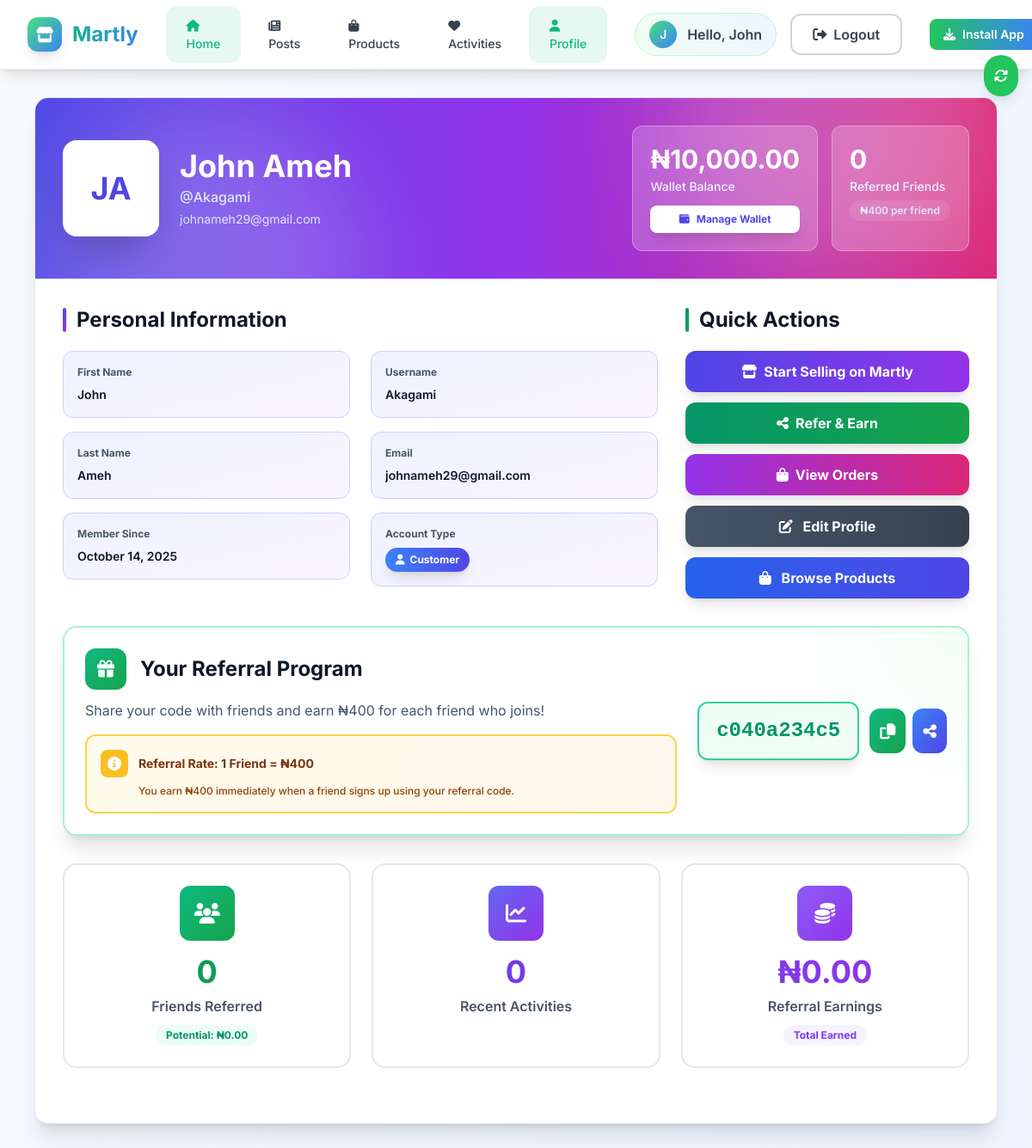
The app's page /profile/index.php (signed in) with its own data.
### tables this page shows
CREATE TABLE `users` (
  `id` int(11) NOT NULL,
  `username` varchar(50) NOT NULL,
  `email` varchar(100) NOT NULL,
  `password` varchar(255) NOT NULL,
  `first_name` varchar(50) DEFAULT NULL,
  `last_name` varchar(50) DEFAULT NULL,
  `profile_picture` varchar(255) DEFAULT NULL,
  `user_type` enum('customer','vendor','admin') DEFAULT 'customer',
  `referral_code` varchar(20) DEFAULT NULL,
  `referred_by` int(11) DEFAULT NULL,
  `created_at` timestamp NOT NULL DEFAULT current_timestamp(),
  `updated_at` timestamp NOT NULL DEFAULT current_timestamp() ON UPDATE current_timestamp(),
  `referred_count` int(11) DEFAULT 0
);

### profile/index.php (the view, shortened to what the rows shown need)
<?php
require_once '../includes/config.php';
?>
<?php require_once '../includes/header.php'; ?>
<div class="min-h-screen bg-gradient-to-br from-slate-50 via-blue-50 to-indigo-50">
    <div class="max-w-6xl mx-auto px-3 sm:px-4 py-4 sm:py-8">
        <div class="bg-white rounded-2xl shadow-xl overflow-hidden border border-slate-200">
            <div class="relative bg-gradient-to-r from-indigo-600 via-purple-600 to-pink-600 p-6 sm:p-8 text-white overflow-hidden">
                <div class="relative flex flex-col md:flex-row items-center justify-between gap-6">
                    <div class="flex flex-col sm:flex-row items-center gap-4 sm:gap-6 text-center sm:text-left w-full md:w-auto">
                        <div class="w-24 h-24 sm:w-28 sm:h-28 bg-white rounded-2xl flex items-center justify-center text-indigo-600 text-3xl sm:text-4xl font-bold shadow-2xl border-4 border-white/30 backdrop-blur-sm">
                            <?php echo strtoupper(substr($currentUser['first_name'] ?? '', 0, 1) . substr($currentUser['last_name'] ?? '', 0, 1)); ?>
                        </div>
                        <div>
                            <h1 class="text-2xl sm:text-3xl md:text-4xl font-bold mb-1"><?php echo htmlspecialchars(($currentUser['first_name'] ?? '') . ' ' . ($currentUser['last_name'] ?? '')); ?></h1>
                            <p class="text-indigo-100 text-sm sm:text-base font-medium mb-1">@<?php echo htmlspecialchars($currentUser['username']); ?></p>
                            <p class="text-indigo-100 text-xs sm:text-sm"><?php echo htmlspecialchars($currentUser['email']); ?></p>
                        </div>
                    </div>
                </div>
            </div>
            <div class="p-4 sm:p-8">
                <div class="grid grid-cols-1 lg:grid-cols-3 gap-6 sm:gap-8 mb-8">
                    <div class="lg:col-span-2">
                        <h2 class="text-xl sm:text-2xl font-bold mb-5 flex items-center text-slate-900">
                            <span class="w-1 h-7 bg-gradient-to-b from-indigo-600 to-purple-600 rounded-full mr-3"></span>
                            Personal Information
                        </h2>
                        <div class="grid grid-cols-1 md:grid-cols-2 gap-4 sm:gap-6">
                            <div class="space-y-4">
                                <div class="bg-gradient-to-br from-indigo-50 to-purple-50 rounded-xl p-4 border border-indigo-200">
                                    <label class="block text-xs font-bold text-slate-600 mb-2">First Name</label>
                                    <p class="text-sm font-semibold text-slate-900"><?php echo htmlspecialchars($currentUser['first_name'] ?? 'Not set'); ?></p>
                                </div>
                                <div class="bg-gradient-to-br from-indigo-50 to-purple-50 rounded-xl p-4 border border-indigo-200">
                                    <label class="block text-xs font-bold text-slate-600 mb-2">Last Name</label>
                                    <p class="text-sm font-semibold text-slate-900"><?php echo htmlspecialchars($currentUser['last_name'] ?? 'Not set'); ?></p>
                                </div>
                                <div class="bg-gradient-to-br from-indigo-50 to-purple-50 rounded-xl p-4 border border-indigo-200">
                                    <label class="block text-xs font-bold text-slate-600 mb-2">Member Since</label>
                                    <p class="text-sm font-semibold text-slate-900"><?php echo date('F j, Y', strtotime($currentUser['created_at'])); ?></p>
                                </div>
                            </div>
                            <div class="space-y-4">
                                <div class="bg-gradient-to-br from-indigo-50 to-purple-50 rounded-xl p-4 border border-indigo-200">
                                    <label class="block text-xs font-bold text-slate-600 mb-2">Username</label>
                                    <p class="text-sm font-semibold text-slate-900"><?php echo htmlspecialchars($currentUser['username']); ?></p>
                                </div>
                                <div class="bg-gradient-to-br from-indigo-50 to-purple-50 rounded-xl p-4 border border-indigo-200">
                                    <label class="block text-xs font-bold text-slate-600 mb-2">Email</label>
                                    <p class="text-sm font-semibold text-slate-900 truncate"><?php echo htmlspecialchars($currentUser['email']); ?></p>
                                </div>
                                <div class="bg-gradient-to-br from-indigo-50 to-purple-50 rounded-xl p-4 border border-indigo-200">
                                    <label class="block text-xs font-bold text-slate-600 mb-2">Account Type</label>
                                    <span class="inline-flex items-center px-3 py-1.5 rounded-full text-xs font-bold bg-gradient-to-r from-blue-500 to-indigo-600 text-white shadow-lg">
                                        <i class="fas fa-user mr-1.5"></i><?php echo ucfirst($currentUser['user_type']); ?>
                                    </span>
                                </div>
                            </div>
                        </div>
                    </div>
                    <div>
                        <h2 class="text-xl sm:text-2xl font-bold mb-5 flex items-center text-slate-900">
                            <span class="w-1 h-7 bg-gradient-to-b from-emerald-600 to-green-600 rounded-full mr-3"></span>
                            Quick Actions
                        </h2>
                    </div>
                </div>
                <div class="bg-white border-2 border-emerald-200 rounded-2xl p-5 sm:p-6 mb-8 shadow-xl relative overflow-hidden">
                    <div class="relative flex flex-col md:flex-row items-start md:items-center justify-between gap-6">
                        <div class="flex flex-col sm:flex-row items-center gap-3 w-full md:w-auto">
                            <div class="bg-gradient-to-br from-emerald-50 to-green-50 px-5 py-4 rounded-xl border-2 border-emerald-400 shadow-lg">
                                <code class="text-xl sm:text-2xl font-mono font-bold text-emerald-600"><?php echo htmlspecialchars($currentUser['referral_code']); ?></code>
                            </div>
                        </div>
                    </div>
                </div>
            </div>
        </div>
    </div>
</div>
<?php require_once '../includes/footer.php'; ?>

### includes/header.php (shortened to what the rows shown need)
<?php
require_once 'config.php';
$currentUser = getCurrentUser();
$unreadActivityCount = isLoggedIn() ? getUnreadActivityCount() : 0;
?>
<!DOCTYPE html>
<html lang="en">
<head>
    <script src="https://cdn.tailwindcss.com"></script>
    <link rel="stylesheet" href="https://cdnjs.cloudflare.com/ajax/libs/font-awesome/6.4.0/css/all.min.css">
    <link rel="stylesheet" href="/assets/css/style.css">
</head>
<body class="bg-gray-50">
    <nav class="nav-blur shadow-lg sticky top-0 border-b border-gray-200 z-30">
        <div class="w-full mx-auto nav-container">
            <div class="flex justify-between items-center h-14 md:h-16 lg:h-20 px-3 sm:px-4 lg:px-8">
                <div class="hidden md:flex items-center space-x-2 lg:space-x-4 flex-shrink-0 user-actions">
                    <?php if (isLoggedIn()): ?>
                        <div class="flex items-center space-x-2 lg:space-x-3 px-2 lg:px-4 py-1 lg:py-2 bg-gradient-to-r from-green-50 to-blue-50 rounded-full border border-green-200 user-avatar-container">
                            <div class="w-6 h-6 lg:w-8 lg:h-8 bg-gradient-to-br from-green-400 to-blue-500 rounded-full flex items-center justify-center text-white font-semibold text-xs lg:text-sm user-avatar">
                                <?php echo strtoupper(substr($currentUser['first_name'] ?? $currentUser['username'], 0, 1)); ?>
                            </div>
                            <span class="text-gray-700 font-semibold text-sm lg:text-base user-greeting">Hello, <?php echo htmlspecialchars($currentUser['first_name'] ?? $currentUser['username']); ?></span>
                        </div>
                        <a href="/online-plaza/auth/logout.php" class="px-3 lg:px-6 py-1 lg:py-2.5 font-semibold text-gray-700 hover:text-red-600 border-2 border-gray-300 hover:border-red-400 rounded-xl transition-all duration-300 text-sm lg:text-base logout-btn">
                            <i class="fas fa-sign-out-alt mr-1 lg:mr-2"></i>Logout
                        </a>
                    <?php endif; ?>
                </div>
            </div>
        </div>
    </nav>

### records on screen
users: first_name "J", first_name "John", first_name+last_name "JA", first_name+last_name "John Ameh", username "Akagami", email "johnameh29@gmail.com", last_name "Ameh", created_at "October 14, 2025", user_type "Customer", referral_code "c040a234c5"

### other values on screen
$walletBalance "10,000.00"
$referredUsers "0"
$referralEarnings "0.00"
